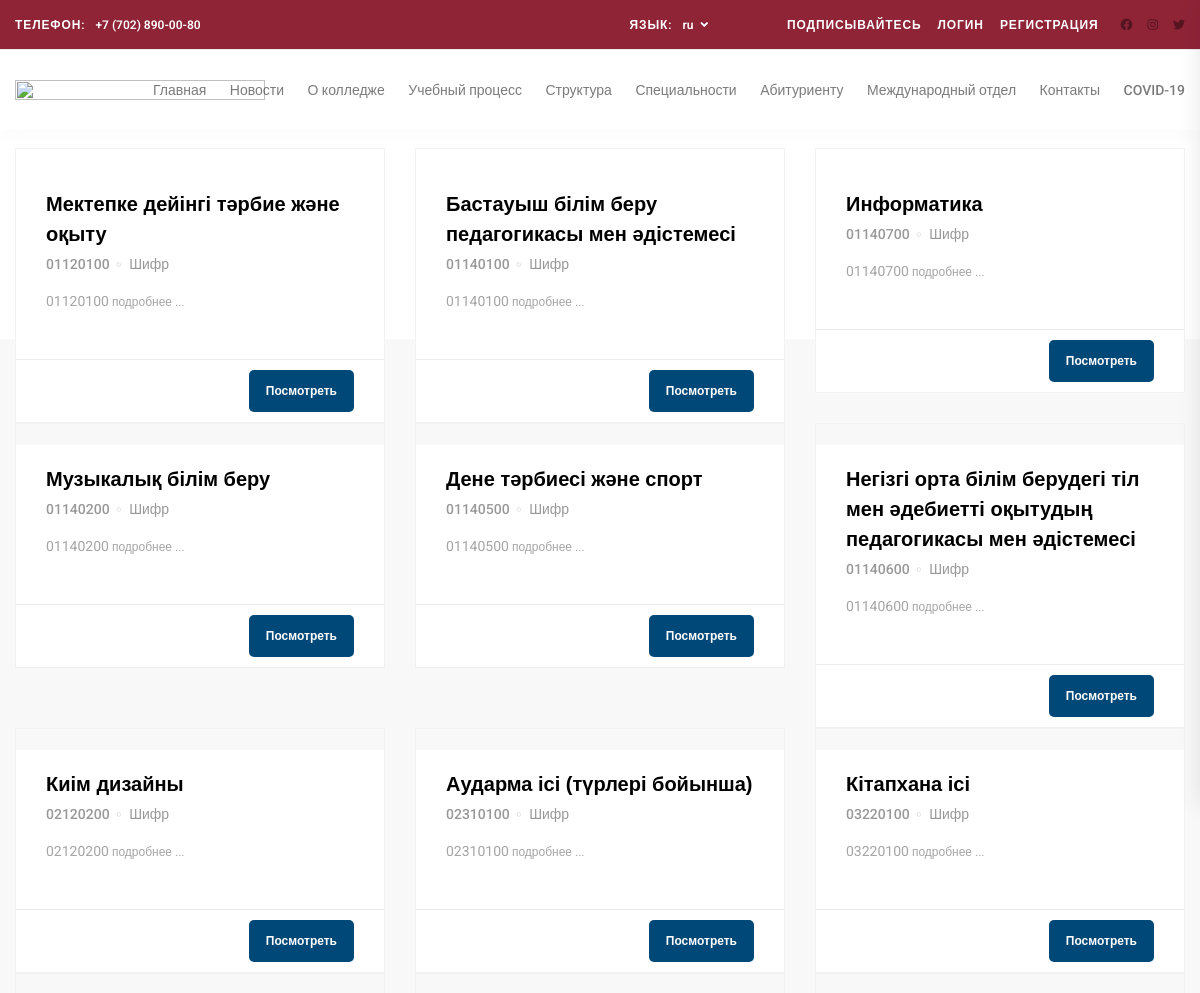
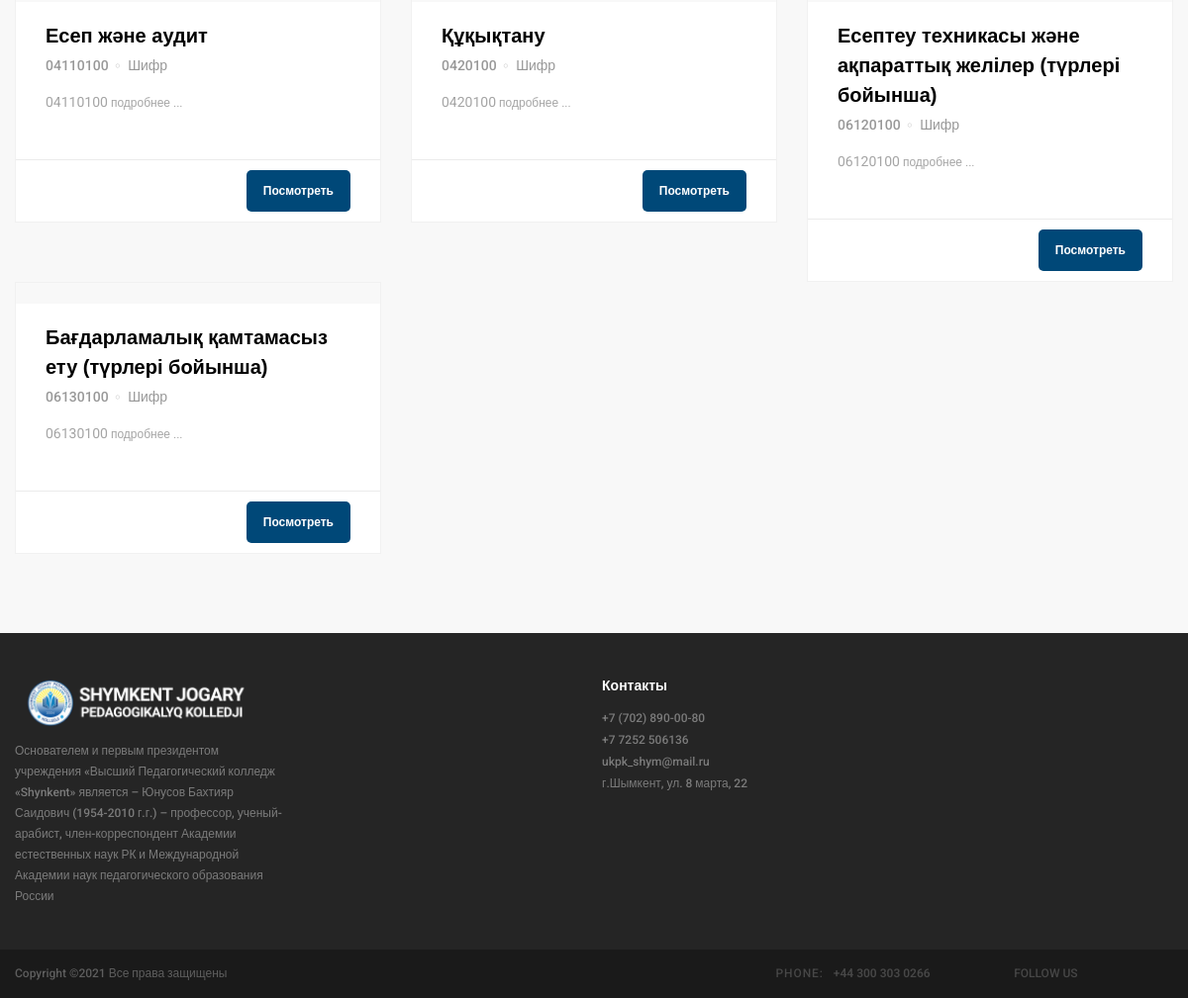
The app's page /ru/speciliazation/ with its own data (2 pictures, top to bottom).
### page/models.py (models this page shows, shortened)
class PageCategory(models.Model):
    name = models.CharField('НАзвани катоегрий',max_length=255)
    linkto = models.CharField('Ссылка на чего либо',default=0,max_length=255,blank=True,null=True)
    order = models.IntegerField('Филтрация',default=0)
    class Meta:
        verbose_name = "Категория Страницы"
        verbose_name_plural = "Категорий Страницы"

### specializationapp/models.py (models this page shows, shortened)
class Specialization(models.Model):
    name = models.CharField('Название',max_length=255)
    uid = models.CharField('Код шифра',max_length=30)
    desctiption = models.TextField('Описание')
    photo = models.ImageField('Фото',upload_to='specialization/',blank=True,null=True)
    sertification = models.ImageField('Фото сертификата',upload_to='specializationC/',blank=True,null=True)
    duration = models.CharField('Продолжительность',max_length=30)
    subsection = models.ForeignKey(SubSection,related_name="specialization",verbose_name="подпроифиль",on_delete=models.CASCADE)
    class Meta:
        verbose_name = '03 Специализация'
        verbose_name_plural = '03 Специализаций'

### specializationapp/views.py (the view)
# urls.py: path('', index, name="index"),
def index(request):
    specializations = Specialization.objects.all()
    pageCats = PageCategory.objects.all()
    data = {
        'pageCats':pageCats,
        'specializations':specializations
    }
    return render(request, 'specialization/index.html',data)

### sapp/templatetags/snp.py (called while the page is built)
@register.filter_function
def order_bys(queryset, args):
    args = [x.strip() for x in args.split(',')]
    return queryset.order_by(*args)

### templates/specialization/index.html (shortened to what this page needs)
{% extends 'layouts/app2.html' %}
{% load static %}
{% load snp %}
  {% load i18n %}
{% block content %}
	<div class="courses ">
		<div class="courses_background"></div>
		<div class="container">
			<div class="row">
				<div class="col">
					<h2 class="section_title text-center">{% trans 'Наши специалисности' %}</h2>
				</div>
			</div>
			<div class="row courses_row">
                {% for specialization in specializations %}
				<div class="col-lg-4 course_col">
					<div class="course">
                        {% if specialization.photo %}
						<div class="course_image"><img src="{{specialization.photo.url}}" alt=""></div>
                        {% endif %}
						<div class="course_body">
							<div class="course_title"><a href="{% url 'specapp:detail' specialization.id  %}">{{specialization.name}}</a></div>
							<div class="course_info">
								<ul>
									<li><a href="">{{specialization.uid}}</a></li>
									<li><a href="#">{% trans 'Шифр' %}</a></li>
								</ul>
							</div>
							<div class="course_text">
							</div>
						</div>
						<div class="course_footer d-flex flex-row align-items-center justify-content-start">
							<div class="course_mark course_free trans_200"><a href="{% url 'specapp:detail' specialization.id  %}">{% trans 'Посмотреть' %}</a></div>
						</div>
					</div>
				</div>
                {% endfor %}
			</div>
		</div>
	</div>
    {% endblock %}

### templates/layouts/app2.html (shortened to what this page needs)
{% load static %}
{% load i18n %}
{% load snp %}
<!DOCTYPE html>
<html lang="en">
<head>
<link rel="stylesheet" type="text/css" href="{% static 'styles/bootstrap4/bootstrap.min.css' %}">
<link href="{% static 'plugins/font-awesome-4.7.0/css/fontawesome.css' %}" rel="stylesheet" type="text/css">
<link rel="stylesheet" type="text/css" href="{% static 'plugins/OwlCarousel2-2.2.1/owl.carousel.css' %}">
<link rel="stylesheet" type="text/css" href="{% static 'plugins/OwlCarousel2-2.2.1/owl.theme.default.css' %}">
<link rel="stylesheet" type="text/css" href="{% static 'plugins/OwlCarousel2-2.2.1/animate.css' %}">
<link rel="stylesheet" href="https://unpkg.com/swiper/swiper-bundle.css" />
<link rel="stylesheet" href="https://unpkg.com/swiper/swiper-bundle.min.css" />
<link rel="stylesheet" type="text/css" href="{% static 'styles/main_styles.css' %}">
<link rel="stylesheet" type="text/css" href="{% static 'styles/responsive.css' %}">
<link href="{% static 'plugins/video-js/video-js.css' %}" rel="stylesheet" type="text/css">
<link rel="stylesheet" type="text/css" href="{% static 'styles/custom.css' %}">
</head>
<body>
<div class="super_container">
	<header class="header">
		<div class="top_bar">
			<div class="top_bar_container">
				<div class="container">
					<div class="row">
						<div class="col">
							<div class="top_bar_content d-flex flex-row align-items-center justify-content-start">
								<div class="top_bar_phone"><span class="top_bar_title">{% trans 'Телефон:' %}</span>+7 (702) 890-00-80</div>
								<div class="top_bar_right ml-auto">
									<div class="top_bar_lang">
										<span class="top_bar_title">{% trans 'Язык:' %}</span>
                             <form action="{% url 'set_language' %}" method="POST" >
										<ul class="lang_list">
                                        {% get_current_language as LANGUAGE_CODE %}
                                            <li class="hassubs">
												<a href="#">{{LANGUAGE_CODE}}<i class="fa fa-angle-down" aria-hidden="true"></i></a>
                                                    {% get_available_languages as LANGUAGES %}
                                                    {% get_language_info_list for LANGUAGES as languages %}
											</li>
										</ul>
                              </form>
									</div>
									<div class="top_bar_social">
										<span class="top_bar_title social_title">{% trans 'Подписывайтесь' %}</span>
										{% if request.user.is_authenticated %}
										<span class="top_bar_title social_title"><a href="{% url 'sapp:login' %}">{{request.user}}</a></span>
                                        <span class="top_bar_title social_title"><a href="{% url 'PageCategoryListView' %}">Конструктор</a></span>
										<span class="top_bar_title social_title"><a href="{% url 'sapp:logout' %}">{% trans 'Выйти' %}</a></span>
										{% else %}
										<span class="top_bar_title social_title"><a href="{% url 'sapp:login' %}">{% trans 'Логин' %}</a></span>
										<span class="top_bar_title social_title"><a href="{% url 'sapp:register' %}">{% trans 'Регистрация' %}</a></span>
										{% endif %}
										<ul>
											<li><a href="https://www.facebook.com/Shym.kolledj"><i class="fab fa-facebook" aria-hidden="true"></i></a></li>
											<li><a href="https://www.instagram.com/shym_kolledj/"><i class="fab fa-instagram" aria-hidden="true"></i></a></li>
											<li><a href="#"><i class="fab fa-twitter" aria-hidden="true"></i></a></li>
										</ul>
									</div>
								</div>
							</div>
						</div>
					</div>
				</div>
			</div>
		</div>
		<div class="header_container">
			<div class="container">
				<div class="row">
					<div class="col">
						<div class="header_content d-flex flex-row align-items-center justify-content-start">
							<div class="logo_container mr-auto">
								<a href="#">
									<div class="logo_text">
                                        <img class="logo_img" src="{% static 'images/new/dark.png' %}" alt="">
                                    </div>
								</a>
							</div>
							<nav class="main_nav_contaner">
								<ul class="main_nav">
                                    {% for cat in pageCats|order_bys:'order' %}
                                    <li class="main_nav__item"><a href="{% if cat.linkto != '0' %} {{cat.linkto}} {% endif %}">{{cat.name}}</a>
                                    </li>
                                    {% endfor %}
								</ul>
							</nav>
						</div>
					</div>
				</div>
			</div>
		</div>
	</header>
	{% block content %}
    {% endblock %}
	<footer class="footer">
		<div class="footer_body">
			<div class="container">
				<div class="row">
					<div class="col-lg-3 footer_col">
						<div class="">
							<div class="logo_text">
								<img class="logo_img" src="{% static 'images/new/light.png' %}" alt="">
							</div>
							<ul class="footer_list">
								<li><a href="">
                                    {% trans "Основателем и первым президентом учреждения «Высший Педагогический колледж «Shynkent»   является – Юнусов Бахтияр Саидович (1954-2010 г.г.) – профессор, ученый-арабист, член-корреспондент Академии естественных наук РК и Международной Академии наук педагогического образования России" %}
								</a></li>
							</ul>
						</div>
					</div>
					<div class="col-lg-2 offset-lg-3 footer_col">
						<div>
							<div class="footer_title">{% trans 'Контакты' %}</div>
							<ul class="footer_list">
								<li><a href="#">+7 (702) 890-00-80</a></li>
								<li><a href="#">+7 7252 506136</a></li>
								<li><a href="#">ukpk_shym@mail.ru</a></li>
								<li><a href="#">{% trans 'г.Шымкент, ул. 8 марта, 22' %}</a></li>
							</ul>
						</div>
					</div>
				</div>
			</div>
		</div>
		<div class="copyright">
			<div class="container">
				<div class="row">
					<div class="col">
						<div class="copyright_content d-flex flex-md-row flex-column align-items-md-center align-items-start justify-content-start">
							<div class="cr">
Copyright &copy;<script>document.write(new Date().getFullYear());</script> Все права защищены </div>
							<div class="cr_right ml-md-auto">
								<div class="footer_phone"><span class="cr_title">phone:</span>+44 300 303 0266</div>
								<div class="footer_social">
									<span class="cr_social_title">follow us</span>
									<ul>
										<li><a href="#"><i class="fa fa-facebook" aria-hidden="true"></i></a></li>
										<li><a href="#"><i class="fa fa-instagram" aria-hidden="true"></i></a></li>
										<li><a href="#"><i class="fa fa-twitter" aria-hidden="true"></i></a></li>
									</ul>
								</div>
							</div>
						</div>
					</div>
				</div>
			</div>
		</div>
	</footer>
</div>
</body>
</html>

### static/styles/custom.css (style rules this page uses)
.logo_img { height: 100%; width:100%; }
.logo_text { width: 250px; }
.container { max-width: 1400px; }
:root { --yellow: #feb60a; --red: #ff0062; --blue: #00dbf9; --violet: #da00f7; }
.top_bar_right { display: flex; align-items: center; }
.top_bar_lang { display: flex; }

### records on screen
PageCategory: name "Главная"
PageCategory: name "Новости"
PageCategory: name "О колледже"
PageCategory: name "Учебный процесс"
PageCategory: name "Структура"
PageCategory: name "Специальности"
PageCategory: name "Абитуриенту"
PageCategory: name "Международный отдел"
PageCategory: name "Контакты"
PageCategory: name "COVID-19"
Specialization: name "Мектепке дейінгі тәрбие және оқыту", uid "01120100"
Specialization: name "Бастауыш білім беру педагогикасы мен әдістемесі", uid "01140100"
Specialization: name "Информатика", uid "01140700"
Specialization: name "Музыкалық білім беру", uid "01140200"
Specialization: name "Дене тәрбиесі және спорт", uid "01140500"
Specialization: name "Негізгі орта білім берудегі тіл мен әдебиетті оқытудың педагогикасы мен әдістемесі", uid "01140600"
Specialization: name "Киім дизайны", uid "02120200"
Specialization: name "Аударма ісі (түрлері бойынша)", uid "02310100"
Specialization: name "Кітапхана ісі", uid "03220100"
Specialization: name "Есеп және аудит", uid "04110100"
Specialization: name "Құқықтану", uid "0420100"
Specialization: name "Есептеу техникасы және ақпараттық желілер (түрлері бойынша)", uid "06120100"
Specialization: name "Бағдарламалық қамтамасыз ету (түрлері бойынша)", uid "06130100"

### other values on screen
{{ LANGUAGE_CODE }} "ru"
